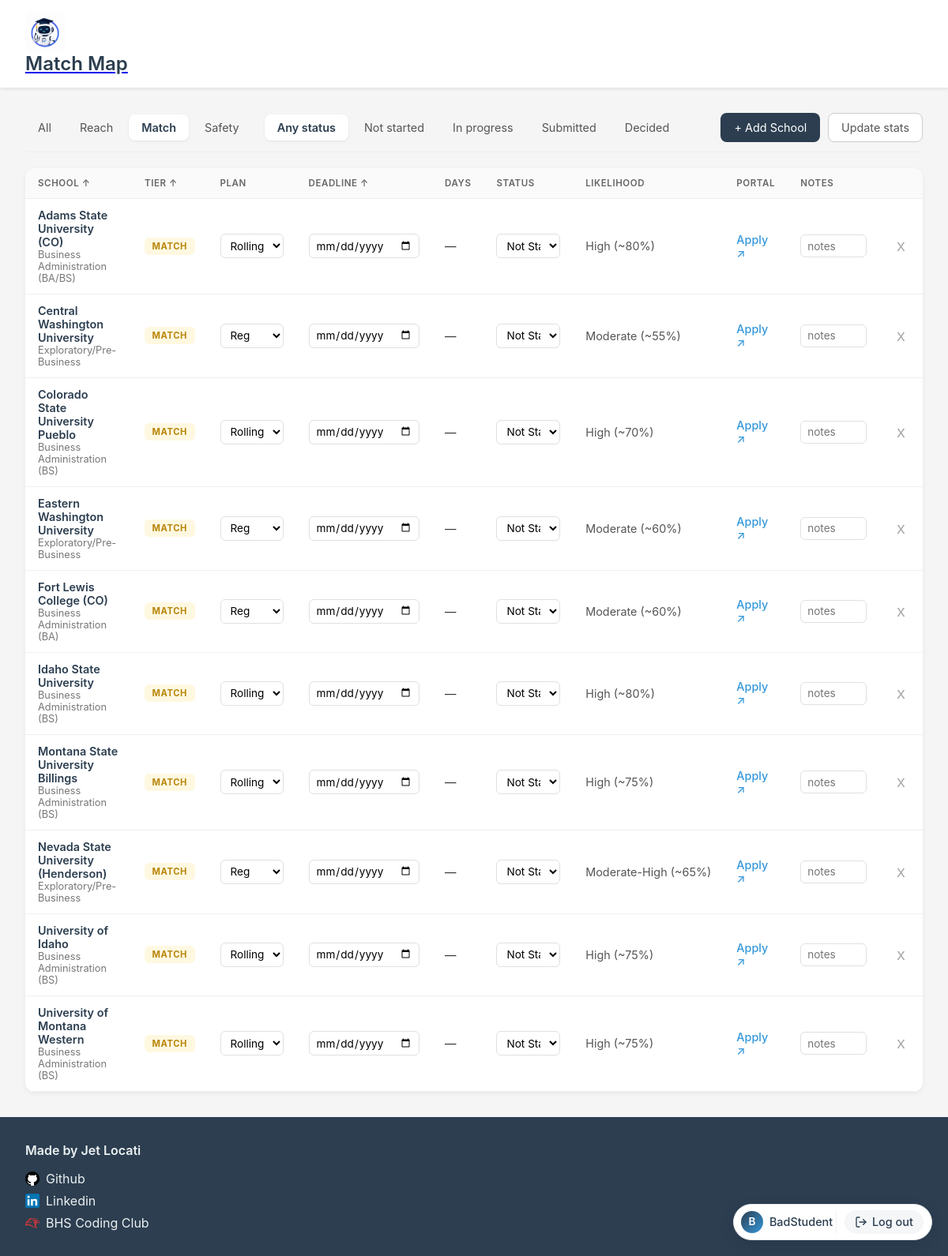
Page /dashboard/?tier=match&status=any (signed in) on the committed database.
### Tracker/models.py (models this page shows, shortened)
class Colleges(models.Model):
    StatusOptions = [
        ('notstarted', 'Not Started'),
        ('inprogress', 'In Progress'),
        ('submitted', 'Submitted'),
        ('deferred', 'Deferred'),
        ('accepted', 'Accepted'),
        ('waitlisted', 'Waitlisted'),
        ('rejected', 'Rejected'),
    ]
    TierOptions = [
        ('reach', "Reach"),
        ('match', 'Match'),
        ('safety', 'Safety'),
    ]
    user = models.ForeignKey(User, on_delete=models.CASCADE, related_name="colleges", default=None)
    school_name = models.CharField(max_length=600)
    Satus = models.CharField(max_length=600, choices=StatusOptions, default="notstarted")
    deadline_type = models.CharField(max_length=20, blank=True)
    deadline = models.DateField(blank=True, null=True)
    Tier = models.CharField(max_length=600, choices=TierOptions)
    major = models.CharField(max_length=200, blank=True)
    likelihood = models.CharField(max_length=20, blank=True)
    notes = models.CharField(max_length=500, blank=True)
    portal_url = models.CharField(max_length=600, blank=True)

### Tracker/views.py (the view, shortened to what this page needs)
# urls.py: 2. Add a URL to urlpatterns:  path('', views.home, name='home')
@login_required
def home(request):
    schools_qs = Colleges.objects.filter(user=request.user)
    active_tier = request.GET.get("tier", "all")
    if active_tier in {"reach", "match", "safety"}:
        schools_qs = schools_qs.filter(Tier=active_tier)
    active_status = request.GET.get("status", "any")
    if active_status == "decided":
        schools_qs = schools_qs.filter(Satus__in=["accepted", "rejected", "waitlisted", "deferred"])
    elif active_status != "any":
        schools_qs = schools_qs.filter(Satus=active_status)
    AllowedSorts = {"school_name", "-school_name", "Tier", "-Tier", "deadline_type", "-deadline_type", "deadline", "-deadline", "Satus", "-Satus"}
    sort = request.GET.get("sort", "school_name")
    if sort in AllowedSorts:
        schools_qs = schools_qs.order_by(sort)
    today = date.today()
    schools = []
    for cool in schools_qs:
        if cool.deadline:
            days_left = (cool.deadline - today).days
        else:
            days_left = None
        schools.append({"obj": cool, "days_left": days_left})
    return render(request, "Tracker/home.html", {
        "schools": schools,
        "active_tier": active_tier,
        "active_status": active_status,
        "current_sort": sort,
        "plan_choices": ["EA", "ED", "ED1", "ED2", "REA", "Reg", "Rolling"],
        "status_choices": Colleges.StatusOptions,
    })

### Tracker/templates/Tracker/home.html (shortened to what this page needs)
{% extends 'Tracker/layout.html' %}
{% block main %}
<div class="tracker-main">
    <div class="tracker-header">
        <div class="filter-group">
            <a href="?tier=all&status={{ active_status }}" class="filter-btn {% if active_tier == 'all' %}active{% endif %}">All</a>
            <a href="?tier=reach&status={{ active_status }}" class="filter-btn {% if active_tier == 'reach' %}active{% endif %}">Reach</a>
            <a href="?tier=match&status={{ active_status }}" class="filter-btn {% if active_tier == 'match' %}active{% endif %}">Match</a>
            <a href="?tier=safety&status={{ active_status }}" class="filter-btn {% if active_tier == 'safety' %}active{% endif %}">Safety</a>
        </div>
        <div class="filter-group">
            <a href="?status=any&tier={{ active_tier }}" class="filter-btn {% if active_status == 'any' %}active{% endif %}">Any status</a>
            <a href="?status=notstarted&tier={{ active_tier }}" class="filter-btn {% if active_status == 'notstarted' %}active{% endif %}">Not started</a>
            <a href="?status=inprogress&tier={{ active_tier }}" class="filter-btn {% if active_status == 'inprogress' %}active{% endif %}">In progress</a>
            <a href="?status=submitted&tier={{ active_tier }}" class="filter-btn {% if active_status == 'submitted' %}active{% endif %}">Submitted</a>
            <a href="?status=decided&tier={{ active_tier }}" class="filter-btn {% if active_status == 'decided' %}active{% endif %}">Decided</a>
        </div>
        <div class="filter-group right">
            <a href="{% url 'Tracker:AddSchool' %}" class="btn btn-primary">+ Add School</a>
            <a href="{% url 'Tracker:EditProfile' %}" class="btn btn-secondary">Update stats</a>
        </div>
    </div>
    <div class="tracker-table-wrap">
        <table class="tracker-table">
            <thead>
                <tr>
                    <th><a href="?sort=school_name&tier={{ active_tier }}&status={{ active_status }}">SCHOOL ↑</a></th>
                    <th><a href="?sort=Tier&tier={{ active_tier }}&status={{ active_status }}">TIER ↑</a></th>
                    <th>PLAN</th>
                    <th><a href="?sort=deadline&tier={{ active_tier }}&status={{ active_status }}">DEADLINE ↑</a></th>
                    <th>DAYS</th>
                    <th>STATUS</th>
                    <th>LIKELIHOOD</th>
                    <th>PORTAL</th>
                    <th>NOTES</th>
                    <th></th>
                </tr>
            </thead>
            <tbody>
                {% for row in schools %}
                {% with s=row.obj %}
                <tr>
                    <td class="school-cell">
                        <div class="school-name">{{ s.school_name }}</div>
                        <div class="school-major">{{ s.major|default:"" }}</div>
                    </td>
                    <td><span class="tier-badge tier-{{ s.Tier }}">{{ s.Tier|upper }}</span></td>
                    <td>
                        <form method="post" class="cell-form">
                            <select name="deadline_type" onchange="this.form.submit()">
                                {% for plan in plan_choices %}
                                    <option value="{{ plan }}" {% if s.deadline_type == plan %}selected{% endif %}>{{ plan }}</option>
                                {% endfor %}
                            </select>
                        </form>
                    </td>
                    <td>
                        <form method="post" class="cell-form">
                            <input type="date" name="deadline" value="{{ s.deadline|date:'Y-m-d' }}" onchange="this.form.submit()">
                        </form>
                    </td>
                    <td class="days-cell">
                        {% if row.days_left is None %}—
                        {% elif row.days_left < 0 %}<span class="days-past">{{ row.days_left }} days</span>
                        {% else %}{{ row.days_left }} days{% endif %}
                    </td>
                    <td>
                        <form method="post" class="cell-form">
                            <select name="Satus" onchange="this.form.submit()">
                                {% for value, label in status_choices %}
                                    <option value="{{ value }}" {% if s.Satus == value %}selected{% endif %}>{{ label }}</option>
                                {% endfor %}
                            </select>
                        </form>
                    </td>
                    <td class="likelihood-cell">{{ s.likelihood|default:"—" }}</td>
                    <td>
                        {% if s.portal_url %}
                            <a href="{{ s.portal_url }}" target="_blank" rel="noopener" class="portal-link">Apply ↗</a>
                        {% else %}—{% endif %}
                    </td>
                    <td class="notes-cell">
                        <form method="post" class="cell-form">
                            <input type="text" name="notes" value="{{ s.notes }}" placeholder="notes" onblur="this.form.submit()">
                        </form>
                    </td>
                    <td>
                        <form method="post" onsubmit="return confirm('Remove {{ s.school_name|escapejs }}?');" class="inline-form">
                            <button type="submit" class="btn-remove" aria-label="Remove">x</button>
                        </form>
                    </td>
                </tr>
                {% endwith %}
                {% empty %}
                <tr>
                    <td colspan="10" class="empty-state">
                        No schools yet. Click <strong>+ Add School</strong> or run Accepto's recommendations to populate this list.
                    </td>
                </tr>
                {% endfor %}
            </tbody>
        </table>
    </div>
</div>
{% endblock %}

### Tracker/templates/Tracker/Layout.html (shortened to what this page needs)
{% load static %}
<html lang="en">
    <head>
        <link href="{% static 'Tracker/styles.css' %}" rel="stylesheet">
    </head>
    <body>
    <header class="header">
        <a href="{% url 'Tracker:home' %}" class="header-link">
            <img src="{% static 'Tracker/logoMAIN.png' %}" alt="Match Map logo" class="logo">
            <h1 class="app-name">Match Map</h1>
        </a>
    </header>
    {% if user.is_authenticated %}
        <div class="logout-fab">
            <span class="logout-fab-user">
                <span class="logout-fab-avatar">{{ user.username|slice:":1"|upper }}</span>
                <span class="logout-fab-username">{{ user.username }}</span>
            </span>
            <a href="{% url 'Tracker:logout' %}" class="logout-fab-btn" title="Log out">
                <svg width="16" height="16" viewBox="0 0 24 24" fill="none"
                     stroke="currentColor" stroke-width="2" stroke-linecap="round" stroke-linejoin="round"
                     aria-hidden="true">
                    <path d="M9 21H5a2 2 0 0 1-2-2V5a2 2 0 0 1 2-2h4"></path>
                    <polyline points="16 17 21 12 16 7"></polyline>
                    <line x1="21" y1="12" x2="9" y2="12"></line>
                </svg>
                <span>Log out</span>
            </a>
        </div>
    {% endif %}
        <main>
            {% block main %} {% endblock %}
        </main>
        <footer class="footer">
        <div class="footer-left">
            <span class="made-by">Made by Jet Locati</span>
            <a href="https://github.com/jtlocati" class="footer-link" target="_blank" rel="noopener noreferrer">
                <img src="{% static 'Tracker/GITHUB_logo.webp' %}" alt="GitHub" class="icon">
                Github
            </a>
            <a href="https://www.linkedin.com/in/jet-locati-ab2b11333/" class="footer-link" target="_blank" rel="noopener noreferrer">
                <img src="{% static 'Tracker/LinkedIn_logo_initials.png' %}" alt="LinkedIn" class="icon">
                Linkedin
            </a>
            <a href="https://www.bhscodingclub.com/" class="footer-link" target="_blank" rel="noopener noreferrer">
                <img src="{% static 'Tracker/BHSCC_logo.png' %}" alt="LinkedIn" class="icon">
                 BHS Coding Club
            </a>
            </div>
        </footer>
    </body>
</html>

### rows in the picture
Colleges: obj.school_name "Adams State University (CO)", obj.major "Business Administration (BA/BS)", obj.Tier "MATCH", deadline_type "Rolling", Satus "Not Started", obj.likelihood "High (~80%)"
Colleges: obj.school_name "Central Washington University", obj.major "Exploratory/Pre-Business", obj.Tier "MATCH", deadline_type "Reg", Satus "Not Started", obj.likelihood "Moderate (~55%)"
Colleges: obj.school_name "Colorado State University Pueblo", obj.major "Business Administration (BS)", obj.Tier "MATCH", deadline_type "Rolling", Satus "Not Started", obj.likelihood "High (~70%)"
Colleges: obj.school_name "Eastern Washington University", obj.major "Exploratory/Pre-Business", obj.Tier "MATCH", deadline_type "Reg", Satus "Not Started", obj.likelihood "Moderate (~60%)"
Colleges: obj.school_name "Fort Lewis College (CO)", obj.major "Business Administration (BA)", obj.Tier "MATCH", deadline_type "Reg", Satus "Not Started", obj.likelihood "Moderate (~60%)"
Colleges: obj.school_name "Idaho State University", obj.major "Business Administration (BS)", obj.Tier "MATCH", deadline_type "Rolling", Satus "Not Started", obj.likelihood "High (~80%)"
Colleges: obj.school_name "Montana State University Billings", obj.major "Business Administration (BS)", obj.Tier "MATCH", deadline_type "Rolling", Satus "Not Started", obj.likelihood "High (~75%)"
Colleges: obj.school_name "Nevada State University (Henderson)", obj.major "Exploratory/Pre-Business", obj.Tier "MATCH", deadline_type "Reg", Satus "Not Started", obj.likelihood "Moderate-High (~65%)"
Colleges: obj.school_name "University of Idaho", obj.major "Business Administration (BS)", obj.Tier "MATCH", deadline_type "Rolling", Satus "Not Started", obj.likelihood "High (~75%)"
Colleges: obj.school_name "University of Montana Western", obj.major "Business Administration (BS)", obj.Tier "MATCH", deadline_type "Rolling", Satus "Not Started", obj.likelihood "High (~75%)"

### other values in the picture
{{ user.username|slice:":1"|upper }} "B"
{{ user.username }} "BadStudent"
